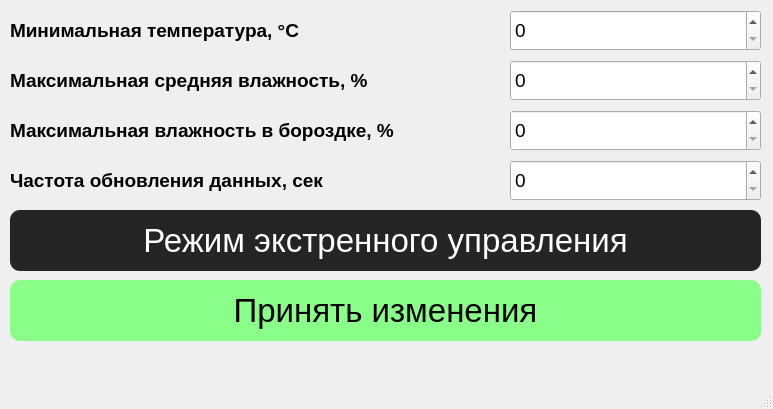
<?xml version="1.0" encoding="UTF-8"?>
<ui version="4.0">
 <class>MainWindow</class>
 <widget class="QMainWindow" name="MainWindow">
  <property name="geometry">
   <rect>
    <x>0</x>
    <y>0</y>
    <width>773</width>
    <height>409</height>
   </rect>
  </property>
  <property name="windowTitle">
   <string>MainWindow</string>
  </property>
  <widget class="QWidget" name="centralwidget">
   <widget class="QLabel" name="label">
    <property name="geometry">
     <rect>
      <x>10</x>
      <y>10</y>
      <width>451</width>
      <height>41</height>
     </rect>
    </property>
    <property name="font">
     <font>
      <pointsize>14</pointsize>
      <weight>75</weight>
      <bold>true</bold>
     </font>
    </property>
    <property name="text">
     <string>Минимальная температура, °C</string>
    </property>
   </widget>
   <widget class="QSpinBox" name="spinBox">
    <property name="geometry">
     <rect>
      <x>510</x>
      <y>10</y>
      <width>251</width>
      <height>41</height>
     </rect>
    </property>
    <property name="font">
     <font>
      <pointsize>14</pointsize>
     </font>
    </property>
   </widget>
   <widget class="QLabel" name="label_2">
    <property name="geometry">
     <rect>
      <x>10</x>
      <y>60</y>
      <width>461</width>
      <height>41</height>
     </rect>
    </property>
    <property name="font">
     <font>
      <pointsize>14</pointsize>
      <weight>75</weight>
      <bold>true</bold>
     </font>
    </property>
    <property name="text">
     <string>Максимальная средняя влажность, %</string>
    </property>
   </widget>
   <widget class="QSpinBox" name="spinBox_2">
    <property name="geometry">
     <rect>
      <x>510</x>
      <y>60</y>
      <width>251</width>
      <height>41</height>
     </rect>
    </property>
    <property name="font">
     <font>
      <pointsize>14</pointsize>
     </font>
    </property>
   </widget>
   <widget class="QLabel" name="label_3">
    <property name="geometry">
     <rect>
      <x>10</x>
      <y>110</y>
      <width>511</width>
      <height>41</height>
     </rect>
    </property>
    <property name="font">
     <font>
      <pointsize>14</pointsize>
      <weight>75</weight>
      <bold>true</bold>
     </font>
    </property>
    <property name="text">
     <string>Максимальная влажность в бороздке, %</string>
    </property>
   </widget>
   <widget class="QSpinBox" name="spinBox_3">
    <property name="geometry">
     <rect>
      <x>510</x>
      <y>110</y>
      <width>251</width>
      <height>41</height>
     </rect>
    </property>
    <property name="font">
     <font>
      <pointsize>14</pointsize>
     </font>
    </property>
   </widget>
   <widget class="QPushButton" name="pushButton">
    <property name="geometry">
     <rect>
      <x>10</x>
      <y>210</y>
      <width>751</width>
      <height>61</height>
     </rect>
    </property>
    <property name="font">
     <font>
      <pointsize>-1</pointsize>
     </font>
    </property>
    <property name="styleSheet">
     <string notr="true">QPushButton {
    border-radius:  10px;
    background-color:  rgb(37, 37, 37);
    color:  rgb(255, 255, 255);
    font-size:  33px;
}

QPushButton:pressed {
    background-color:  rgb(118, 118, 118);
}</string>
    </property>
    <property name="text">
     <string>Режим экстренного управления</string>
    </property>
   </widget>
   <widget class="QPushButton" name="pushButton_2">
    <property name="geometry">
     <rect>
      <x>10</x>
      <y>280</y>
      <width>751</width>
      <height>61</height>
     </rect>
    </property>
    <property name="font">
     <font>
      <pointsize>-1</pointsize>
     </font>
    </property>
    <property name="styleSheet">
     <string notr="true">QPushButton {
    border-radius:  10px;
    background-color:  rgb(137, 255, 137);
    color:  rgb(0, 0, 0);
    font-size:  33px;
}</string>
    </property>
    <property name="text">
     <string>Принять изменения</string>
    </property>
   </widget>
   <widget class="QLabel" name="label_4">
    <property name="geometry">
     <rect>
      <x>10</x>
      <y>160</y>
      <width>511</width>
      <height>41</height>
     </rect>
    </property>
    <property name="font">
     <font>
      <pointsize>14</pointsize>
      <weight>75</weight>
      <bold>true</bold>
     </font>
    </property>
    <property name="text">
     <string>Частота обновления данных, сек</string>
    </property>
   </widget>
   <widget class="QSpinBox" name="spinBox_4">
    <property name="geometry">
     <rect>
      <x>510</x>
      <y>160</y>
      <width>251</width>
      <height>41</height>
     </rect>
    </property>
    <property name="font">
     <font>
      <pointsize>14</pointsize>
     </font>
    </property>
   </widget>
  </widget>
  <widget class="QMenuBar" name="menubar">
   <property name="geometry">
    <rect>
     <x>0</x>
     <y>0</y>
     <width>773</width>
     <height>26</height>
    </rect>
   </property>
  </widget>
  <widget class="QStatusBar" name="statusbar"/>
 </widget>
 <resources/>
 <connections/>
</ui>
